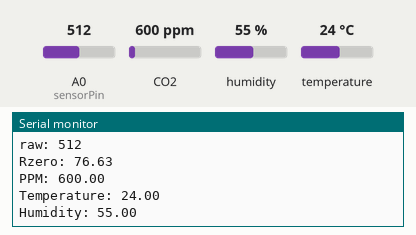
A sketch run on a simulated ESP8266 (NodeMCU). On the bench: the last lines printed to the serial monitor. The test bench sets the inputs (shaded band); at power-on: CO2 600 ppm, humidity 55 %, A0 (sensorPin) = 512, temperature 24 °C. WiFi joins after 1.5 s; servers stay silent unless stated.

Above: at 2.8 s.
2.9 s: CO2 set to 452 ppm
At 4.0 s:
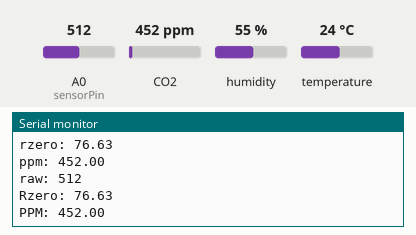
5.1 s: humidity set to 22 %
At 6.1 s:
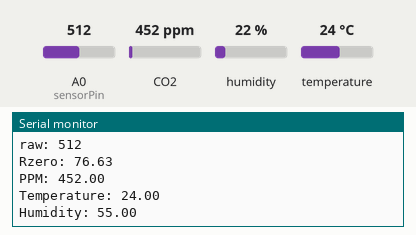
7.3 s: A0 (sensorPin) set to 716
At 8.8 s:
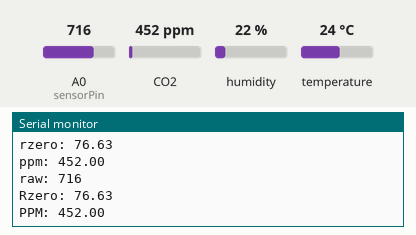
9.5 s: temperature set to 12 °C
At 11.2 s:
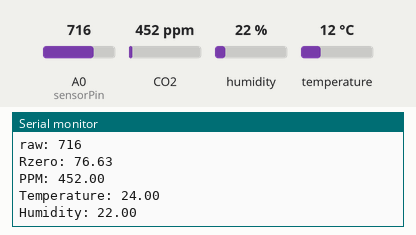
11.7 s: CO2 set to 1050 ppm
At 13.5 s:
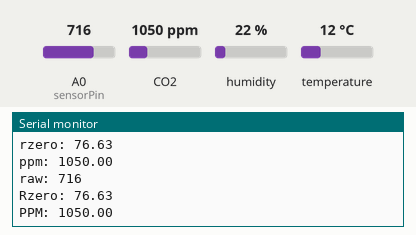
13.9 s: A0 (sensorPin) set to 992
At 15.3 s:
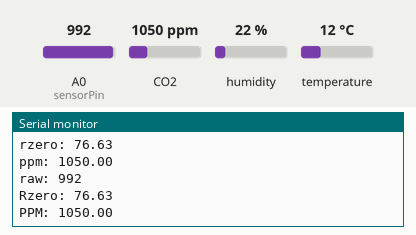
Timing chart, 0 to 16.9 s (numbered marks = the images above; inputs shaded):
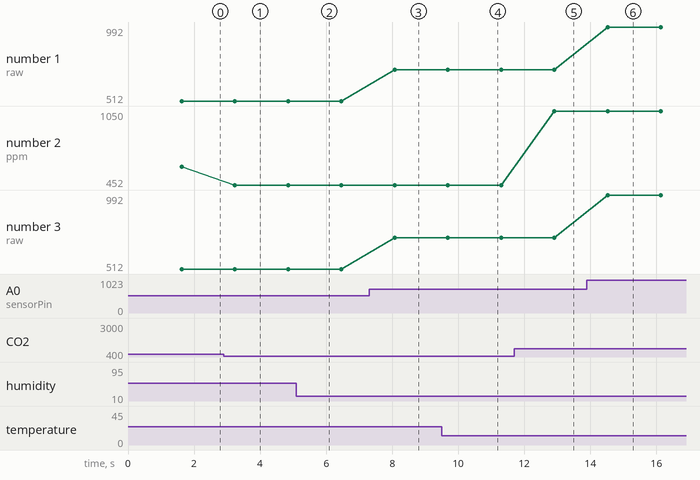

Measured:
- after the input at 2.9 s, the serial monitor: prints a new line after 0.33 s (image 1)
- after the input at 7.3 s, the serial monitor: prints a new line after 0.78 s (image 3)
- after the input at 11.7 s, the serial monitor: prints a new line after 1.2 s (image 5)
- after the input at 13.9 s, the serial monitor: prints a new line after 0.63 s (image 6)
- plotted number 1: 512 → 716 after the input at 7.3 s, 716 → 992 after the input at 13.9 s
- plotted number 2: 600 → 452 after the input at 2.9 s, 452 → 1050 after the input at 11.7 s
- plotted number 3: 512 → 716 after the input at 7.3 s, 716 → 992 after the input at 13.9 s

The sketch:

IoT-Temperature-MQ135-PPM.ino
```cpp
#include <ESP8266WiFi.h>
#include <DHT.h>
#include <ThingSpeak.h>
#include "MQ135.h"

const char *ssid =  "AmmaChennai";
const char *pass =  "Mani@05231979";
DHT dht(D5, DHT11);
WiFiClient client;
long myChannelNumber = 2410078;
const char myWriteAPIKey[] = "LFOH0VKLJZAVFRJ6";

// The load resistance on the board
//#define RLOAD 22.0
// Calibration resistance at atmospheric CO2 level
//#define RZERO 879.13

MQ135 gasSensor = MQ135(A0);
int val;
int sensorPin = A0;
int sensorValue = 0;

void setup() {
  pinMode(sensorPin, INPUT);
  // put your setup code here, to run once:
  Serial.begin(115200);
  WiFi.begin(ssid, pass);
  while(WiFi.status() != WL_CONNECTED)
  {
    delay(200);
    Serial.print("..");
  }

  Serial.println();
  Serial.println("NodeMCU is connected!");
  Serial.println(WiFi.localIP());
  dht.begin();
  ThingSpeak.begin(client);
}
void loop() {
  // put your main code here, to run repeatedly:
  float h = dht.readHumidity();
  float t = dht.readTemperature();
  val = analogRead(A0);
  Serial.print ("raw = ");
  Serial.println (val);
  float zero = gasSensor.getRZero();
  Serial.print ("rzero: ");
  Serial.println (zero);
  float ppm = gasSensor.getPPM();
  Serial.print ("ppm: ");
  Serial.println (ppm);
  Serial.println("raw: " + (String) val);
  Serial.println("Rzero: " + (String) zero);
   Serial.println("PPM: " + (String) ppm);
  ThingSpeak.writeField(myChannelNumber, 1, val, myWriteAPIKey);
  ThingSpeak.writeField(myChannelNumber, 2, zero, myWriteAPIKey);
   ThingSpeak.writeField(myChannelNumber, 3, ppm, myWriteAPIKey);
  Serial.println("Temperature: " + (String) t);
  Serial.println("Humidity: " + (String) h);
  ThingSpeak.writeField(myChannelNumber, 4, t, myWriteAPIKey);
  ThingSpeak.writeField(myChannelNumber, 5, h, myWriteAPIKey);
  delay(100);
}
```
